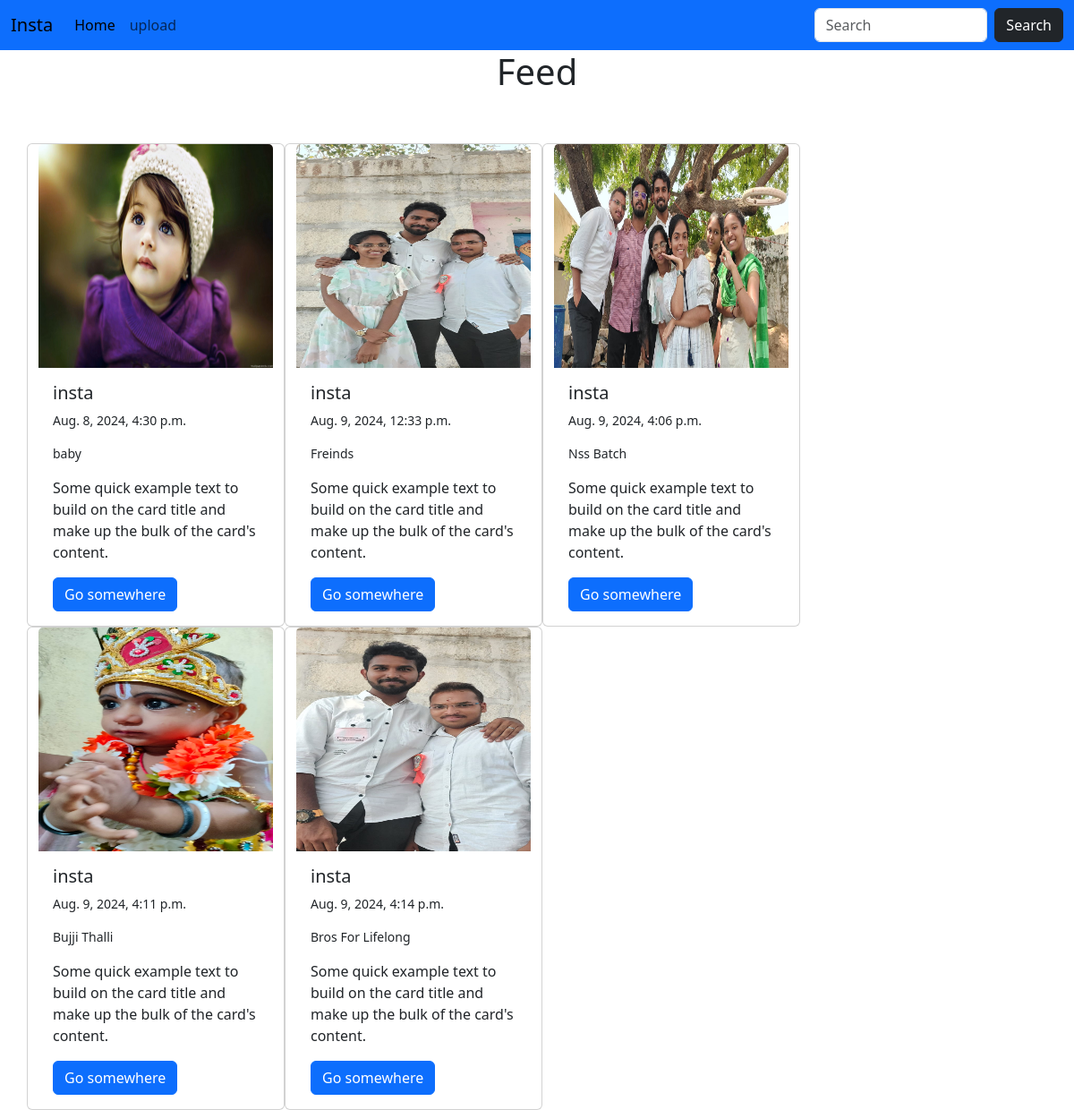
The page / on the database its author committed.
### insta/models.py (models this page shows, shortened)
class post(models.Model):
    user=models.ForeignKey('auth.User',on_delete=models.CASCADE)
    photo=models.ImageField(upload_to="media")
    caption=models.CharField(max_length=300)
    date=models.DateTimeField(auto_now_add=True)

### insta/views.py (the view)
# urls.py: path('',views.home,name="homepage"),
def home(request):
    objs=post.objects.all()
    if request.method=="POST":
        a=request.POST.get('search')
        results=post.objects.filter(caption__icontains=a)
        return render(request,'index.html',{'posts':results})
    return render(request,'index.html',{'posts':objs})

### templates/index.html (shortened to what this page needs)
<!doctype html>
<html lang="en">
  <head>
    <link href="https://cdn.jsdelivr.net/npm/bootstrap@5.3.3/dist/css/bootstrap.min.css" rel="stylesheet">
  </head>
  <body>
    <nav class="navbar navbar-expand-lg bg-primary text-white">
      <div class="container-fluid">
        <a class="navbar-brand" href="#">Insta</a>
        <div class="collapse navbar-collapse" id="navbarSupportedContent">
          <ul class="navbar-nav me-auto mb-2 mb-lg-0">
            <li class="nav-item">
              <a class="nav-link active" aria-current="page" href="{% url 'homepage' %}">Home</a>
            </li>
            <li class="nav-item">
              <a class="nav-link" href="{% url 'createpage' %}">upload</a>
            </li>
          </ul>
          <div class="col-lg-3">
            <form class="d-flex" role="search" method="POST">{% csrf_token %}
              <input name="search" class="form-control me-2" type="search" placeholder="Search" aria-label="Search">
              <button class="btn btn-dark" type="submit">Search</button>
            </form>
          </div>
        </div>
      </div>
    </nav>
    <h1 align="center">Feed</h1>
    <br>
    <br>
    <div class="container">
      <div class="row">
        {% for post in posts %}
        <div class="card" style="width: 18rem;">
          <img src="{{ post.photo.url }}" class="card-img-top" alt="..." width="100" height="250">
          <div class="card-body" style="height: 50;">
            <h5 class="card-title">{{ post.user.username }}</h5>
            <p class="small">{{ post.date }}</p>
            <p class="small">{{ post.caption }}</p>
            <p class="card-text">Some quick example text to build on the card title and make up the bulk of the card's content.</p>
            <a href="#" class="btn btn-primary">Go somewhere</a>
          </div>
        </div>
       {% endfor %}
      </div>
    </div>
  </body>
</html>

### rows shown on the page
post: photo (picture), user.username "insta", date "Aug. 8, 2024, 4:30 p.m.", caption "baby"
post: photo (picture), user.username "insta", date "Aug. 9, 2024, 12:33 p.m.", caption "Freinds"
post: photo (picture), user.username "insta", date "Aug. 9, 2024, 4:06 p.m.", caption "Nss Batch"
post: photo (picture), user.username "insta", date "Aug. 9, 2024, 4:11 p.m.", caption "Bujji Thalli"
post: photo (picture), user.username "insta", date "Aug. 9, 2024, 4:14 p.m.", caption "Bros For Lifelong"
